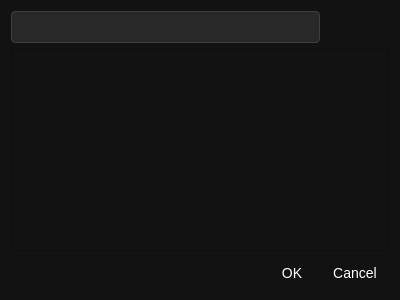
<?xml version="1.0" encoding="UTF-8"?>
<ui version="4.0">
 <class>Dialog</class>
 <widget class="QDialog" name="Dialog">
  <property name="geometry">
   <rect>
    <x>0</x>
    <y>0</y>
    <width>400</width>
    <height>300</height>
   </rect>
  </property>
  <property name="windowTitle">
   <string>Dialog</string>
  </property>
  <property name="styleSheet">
   <string notr="true">/* 전체 윈도우 및 배경 */
QWidget {
    background-color: #121212;
    color: #FFFFFF;
    font-family: 'Segoe UI', sans-serif;
    font-size: 14px;
}

/* QPushButton (재생, 일시정지 등) */
QPushButton {
    background-color: transparent;
    border: none;
    color: #FFFFFF;
    padding: 8px 12px;
}
QPushButton:hover {
    background-color: #1DB954;
    color: black;
    border-radius: 5px;
}

/* QListWidget (재생목록) */
QListWidget {
    background-color: #181818;
    border: none;
    padding: 8px;
}
QListWidget::item {
    padding: 10px;
}
QListWidget::item:selected {
    background-color: #1DB954;
    color: black;
    border-radius: 4px;
}

/* QTableWidget (곡 목록) */
QTableWidget {
    background-color: #181818;
    border: none;
    color: #FFFFFF;
    gridline-color: #2a2a2a;
}
QHeaderView::section {
    background-color: #282828;
    color: #B3B3B3;
    padding: 5px;
    border: none;
}

/* QLineEdit (검색창 등) */
QLineEdit {
    background-color: #282828;
    color: #FFFFFF;
    border: 1px solid #3E3E3E;
    border-radius: 4px;
    padding: 6px;
}
QLineEdit:focus {
    border: 1px solid #1DB954;
}

/* QSlider (재생 위치, 음량 조절) */
QSlider::groove:horizontal {
    background: #404040;
    height: 4px;
    border-radius: 2px;
}
QSlider::handle:horizontal {
    background: #1DB954;
    border: none;
    width: 12px;
    height: 12px;
    margin: -5px 0;
    border-radius: 6px;
}
QSlider::sub-page:horizontal {
    background: #1DB954;
}

/* QLabel (타이틀, 시간 등) */
QLabel {
    color: #FFFFFF;
}

/* ScrollBar (스크롤 있는 위젯에 필요) */
QScrollBar:vertical {
    background: #181818;
    width: 10px;
    margin: 0px 0px 0px 0px;
}
QScrollBar::handle:vertical {
    background: #3E3E3E;
    min-height: 20px;
    border-radius: 5px;
}
QScrollBar::handle:vertical:hover {
    background: #1DB954;
}

/* Hover 효과 강조용 클래스로 활용 가능 */
.play-hover:hover {
    background-color: #1DB954;
    color: black;
}



</string>
  </property>
  <layout class="QVBoxLayout" name="verticalLayout">
   <item>
    <layout class="QHBoxLayout" name="horizontalLayout">
     <item>
      <widget class="QLineEdit" name="searchEdit"/>
     </item>
     <item>
      <widget class="QPushButton" name="searchBtn">
       <property name="text">
        <string/>
       </property>
       <property name="icon">
        <iconset>
         <normaloff>../resources/icons/search_icon.svg</normaloff>../resources/icons/search_icon.svg</iconset>
       </property>
      </widget>
     </item>
    </layout>
   </item>
   <item>
    <widget class="QListView" name="listView"/>
   </item>
   <item>
    <widget class="QDialogButtonBox" name="buttonBox">
     <property name="orientation">
      <enum>Qt::Horizontal</enum>
     </property>
     <property name="standardButtons">
      <set>QDialogButtonBox::Cancel|QDialogButtonBox::Ok</set>
     </property>
    </widget>
   </item>
  </layout>
 </widget>
 <resources/>
 <connections>
  <connection>
   <sender>buttonBox</sender>
   <signal>accepted()</signal>
   <receiver>Dialog</receiver>
   <slot>accept()</slot>
   <hints>
    <hint type="sourcelabel">
     <x>248</x>
     <y>254</y>
    </hint>
    <hint type="destinationlabel">
     <x>157</x>
     <y>274</y>
    </hint>
   </hints>
  </connection>
  <connection>
   <sender>buttonBox</sender>
   <signal>rejected()</signal>
   <receiver>Dialog</receiver>
   <slot>reject()</slot>
   <hints>
    <hint type="sourcelabel">
     <x>316</x>
     <y>260</y>
    </hint>
    <hint type="destinationlabel">
     <x>286</x>
     <y>274</y>
    </hint>
   </hints>
  </connection>
 </connections>
</ui>
